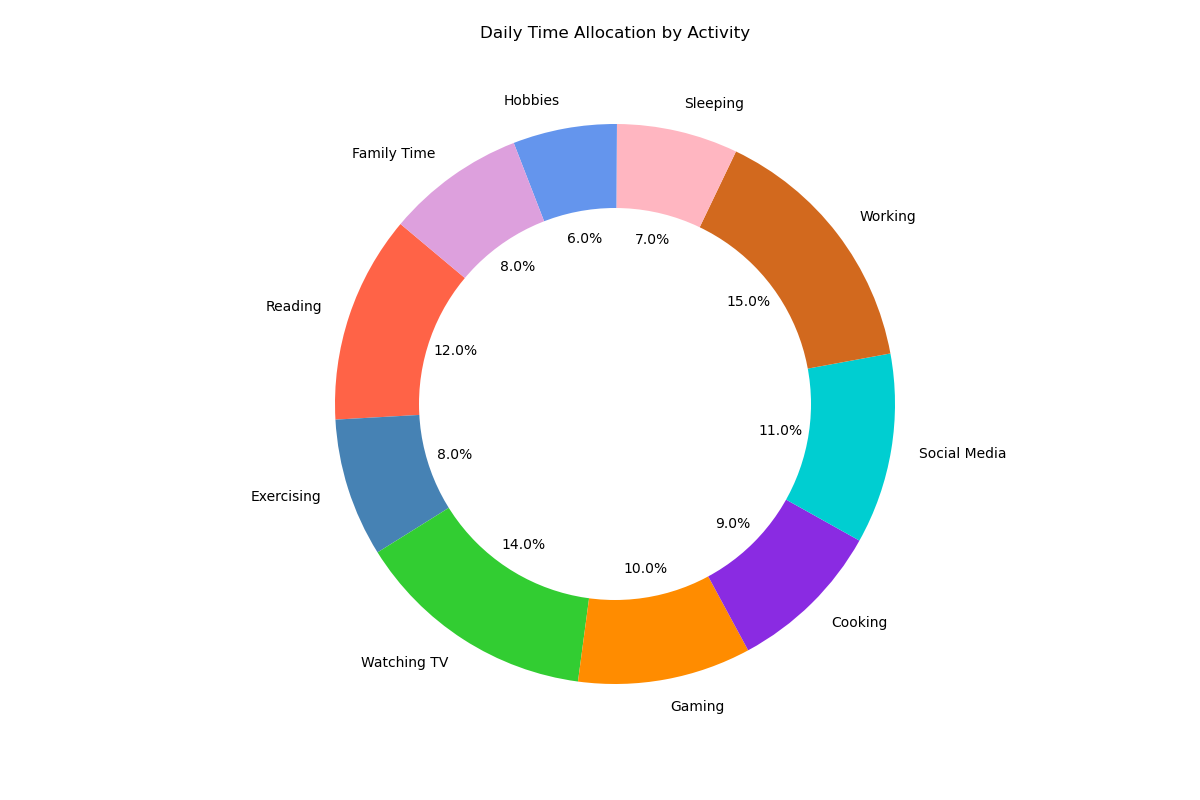

Write Python code to recreate this figure.

import matplotlib.pyplot as plt

# Data to plot
labels = ['Reading', 'Exercising', 'Watching TV', 'Gaming', 'Cooking', 'Social Media', 'Working', 'Sleeping', 'Hobbies', 'Family Time']
sizes = [12, 8, 14, 10, 9, 11, 15, 7, 6, 8]
colors = ['#ff6347','#4682b4','#32cd32','#ff8c00','#8a2be2','#00ced1','#d2691e','#ffb6c1','#6495ed','#dda0dd']

# Plot
fig1, ax1 = plt.subplots(figsize=(12, 8))
ax1.pie(sizes, labels=labels, colors=colors, autopct='%1.1f%%', startangle=140)

# Draw circle for donut chart
centre_circle = plt.Circle((0,0),0.70,fc='white')
fig = plt.gcf()
fig.gca().add_artist(centre_circle)

# Equal aspect ratio ensures that pie is drawn as a circle
ax1.axis('equal')

plt.title('Daily Time Allocation by Activity', y=1.08)
plt.show()
